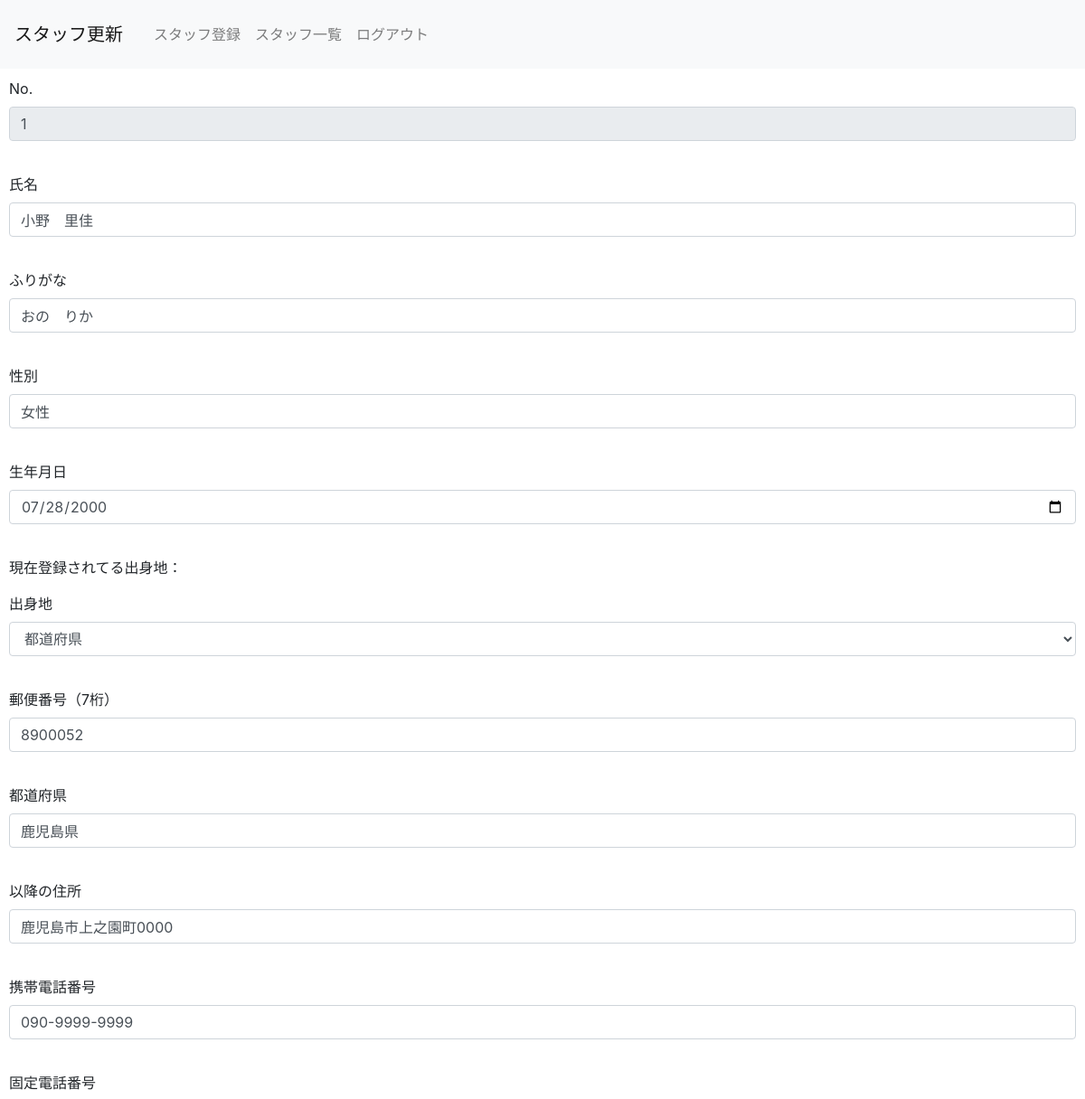
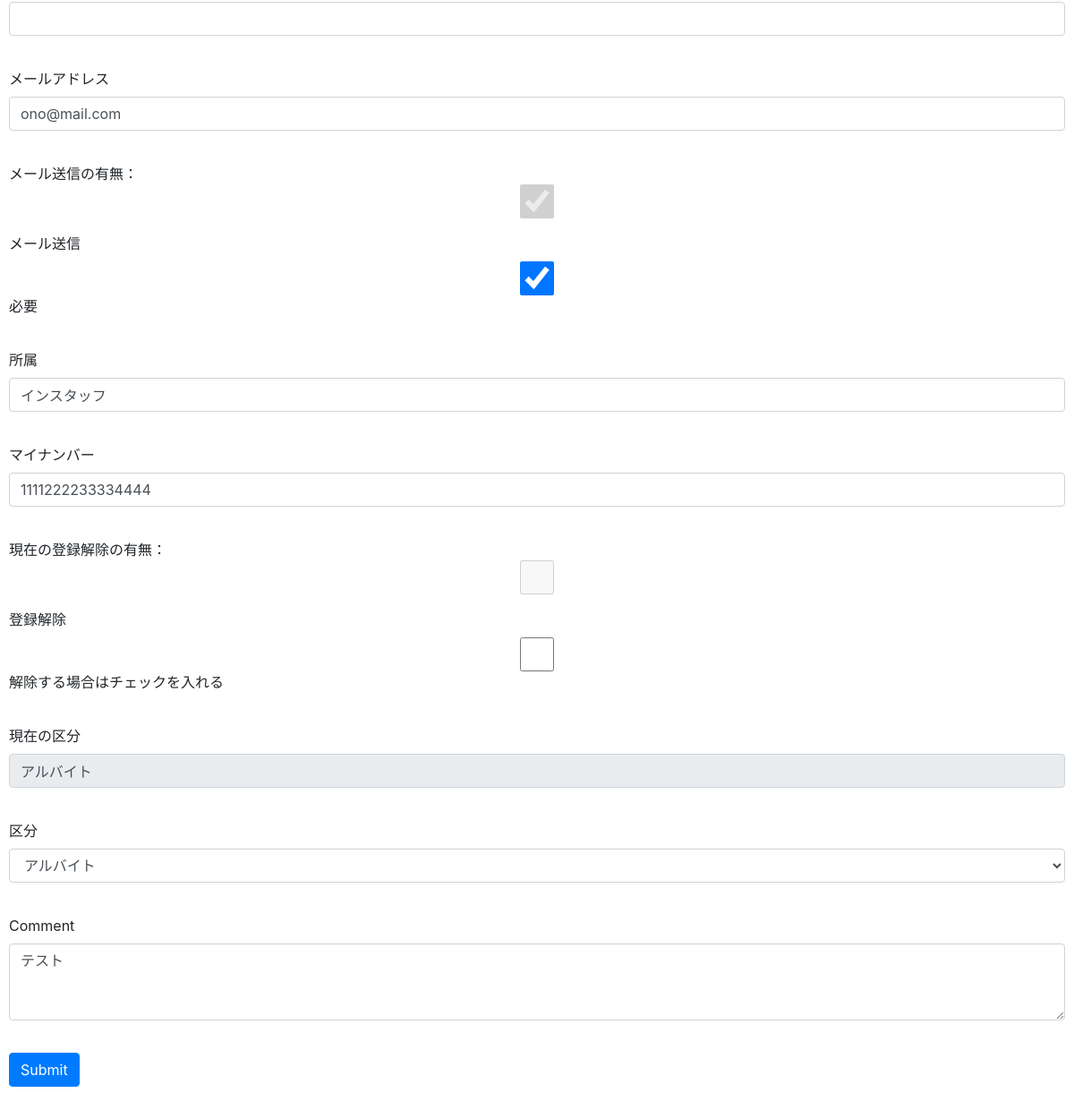
/detail.php?id=1 (signed in), run on the app's committed database (2 pictures, top to bottom).
### tables this page shows
CREATE TABLE `staff_list` (
  `id` int(12) NOT NULL,
  `namae` varchar(64) NOT NULL,
  `kana` varchar(128) NOT NULL,
  `gender` varchar(4) DEFAULT NULL,
  `birth` date DEFAULT NULL,
  `youfrom` varchar(10) DEFAULT NULL,
  `postcode` int(7) DEFAULT NULL,
  `add1` varchar(10) DEFAULT NULL,
  `add2` varchar(128) DEFAULT NULL,
  `phone` varchar(18) DEFAULT NULL,
  `tels` varchar(18) DEFAULT NULL,
  `mail` varchar(256) DEFAULT NULL,
  `mail_flg` char(8) DEFAULT NULL,
  `belong` varchar(64) DEFAULT NULL,
  `mynum` varchar(20) DEFAULT NULL,
  `mem_flg` char(8) DEFAULT NULL,
  `grp` varchar(64) DEFAULT NULL,
  `comment` text
);

### detail.php (the view, shortened to what this page needs)
<?php
include('functions.php');
$menu = menu();
$id = $_GET['id'];
$pdo = db_conn();
$sql = 'SELECT * FROM staff_list WHERE id=:id';
$stmt = $pdo->prepare($sql);
$stmt->bindValue(':id', $id, PDO::PARAM_INT);
$status = $stmt->execute();
if ($status==false) {
    errorMsg($stmt);
} else {
    $rs = $stmt->fetch();
}
?>
<!DOCTYPE html>
<html lang="ja">
<head>
    <link rel="stylesheet" href="https://stackpath.bootstrapcdn.com/bootstrap/4.2.1/css/bootstrap.min.css">
</head>
<body>
    <header>
        <nav class="navbar navbar-expand-lg navbar-light bg-light">
            <a class="navbar-brand" href="#">スタッフ更新</a>
            <div class="collapse navbar-collapse" id="navbarNav">
                <ul class="navbar-nav">
                    <?=$menu?>
                </ul>
            </div>
        </nav>
    </header>
    <form method="post" action="update.php">
            <div class="form-group">
            <label for="id">No.</label>
            <input type="text" class="form-control" id="id" name="id" value="<?=$rs['id']?>" readonly="readonly" disabled="disabled">
        </div>
        <div class="form-group">
            <label for="namae">氏名</label>
            <input type="text" class="form-control" id="namae" name="namae" value="<?=$rs['namae']?>">
        </div>
        <div class="form-group">
            <label for="kana">ふりがな</label>
            <input type="text" class="form-control" id="kana" name="kana" value="<?=$rs['kana']?>">
        </div>
        <div class="form-group">
            <label for="gender">性別</label>
            <input type="text" class="form-control" id="gender" name="gender" value="<?=$rs['gender']?>">
        </div>
        <div class="form-group">
            <label for="birth">生年月日</label>
            <input type="date" class="form-control" id="birth" name="birth" value="<?=$rs['birth']?>">
        </div>
        <div class="form-group">
            <p>現在登録されてる出身地：<?=$rs['youfrom']?></p>
        <label for="youfrom">出身地</label>
        <select class="form-control" id="youfrom" name="youfrom">
            <option value="" selected>都道府県</option>
        </select>
        </div>
        <div class="form-group">
            <label for="postcode">郵便番号（7桁）</label>
            <input type="text" class="form-control" id="postcode" name="postcode" size="10" value="<?=$rs['postcode']?>" maxlength="8" onKeyUp="AjaxZip3.zip2addr(this,'','add1','add2');">
        </div>
        <div class="form-group">
            <label for="add1">都道府県</label>
            <input type="text" class="form-control" id="add1" name="add1" size="20" value="<?=$rs['add1']?>">
        </div>
        <div class="form-group">
            <label for="add2">以降の住所</label>
            <input type="text" class="form-control" id="add2" name="add2" size="60" value="<?=$rs['add2']?>">
        </div>
        <div class="form-group">
            <label for="phone">携帯電話番号</label>
            <input type="tel" class="form-control" id="phone" name="phone" value="<?=$rs['phone']?>">
        </div>
        <div class="form-group">
            <label for="tels">固定電話番号</label>
            <input type="tel" class="form-control" id="tels" name="tels" value="<?=$rs['tels']?>">
        </div>
        <div class="form-group">
            <label for="mail">メールアドレス</label>
            <input type="email" class="form-control" id="mail" name="mail" value="<?=$rs['mail']?>">
        </div>
        <div class="form-group">
            <p>メール送信の有無：
            <input type="checkbox" class="form-control" <?=$rs['mail_flg']?> disabled="disabled"></p>
            <label for="mail_flg">メール送信</label>
            <input type="checkbox" class="form-control" id="mail_flg" name="mail_flg" value="checked" checked="checked">必要
        </div>
        <div class="form-group">
            <label for="belong">所属</label>
            <input type="text" class="form-control" id="belong" name="belong" value="<?=$rs['belong']?>">
        </div>
        <div class="form-group">
            <label for="mynum">マイナンバー</label>
            <input type="number" class="form-control" id="mynum" name="mynum" size="10" maxlength="12" value="<?=$rs['mynum']?>">
        </div>
        <div class="form-group">
            <p>現在の登録解除の有無：
            <input type="checkbox" class="form-control" <?=$rs['mem_flg']?> disabled="disabled"></p>
            <label for="mem_flg">登録解除</label>
            <input type="checkbox" class="form-control" id="mem_flg" name="mem_flg" value="<?=$rs['mem_flg']?>">解除する場合はチェックを入れる
        </div>
        <div class="form-group">
            <label for="now_grp">現在の区分</label>
            <input type="text" class="form-control" id="now_grp" name="now_grp" value="<?=$rs['grp']?>" readonly="readonly">
        </div>
        <div class="form-group">
            <label for="grp">区分</label>
            <select class="form-control" id="grp" name="grp">
            <option value="アルバイト">アルバイト</option>
        </select>
        </div>
        <div class="form-group">
            <label for="comment">Comment</label>
            <textarea class="form-control" id="comment" name="comment" rows="3"><?=$rs['comment']?></textarea>
        </div>
        <div class="form-group">
            <button type="submit" class="btn btn-primary">Submit</button>
        </div>
    </form>
</body>
</html>

### detail.php (style rules this page uses)
div { padding: 10px; font-size:16px; }

### data on the page
staff_list: id "1", namae "小野 里佳", kana "おの りか", gender "女性", birth "07/28/2000", postcode "8900052", add1 "鹿児島県", add2 "鹿児島市上之園町0000", phone "090-9999-9999", mail "ono@mail.com", belong "インスタッフ", mynum "1111222233334444", now_grp "アルバイト", comment "テスト"
